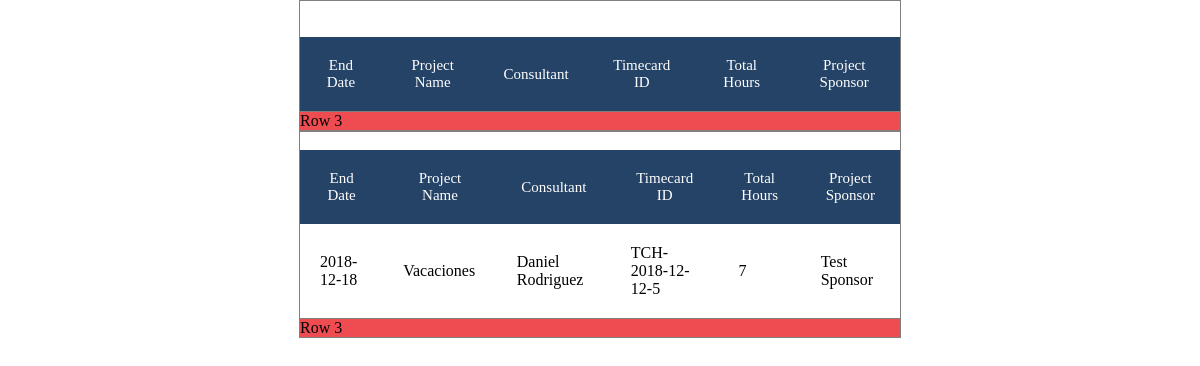
Page /Resources/WebResponses/Emails/MondayTimecards.php on the earlier database version.
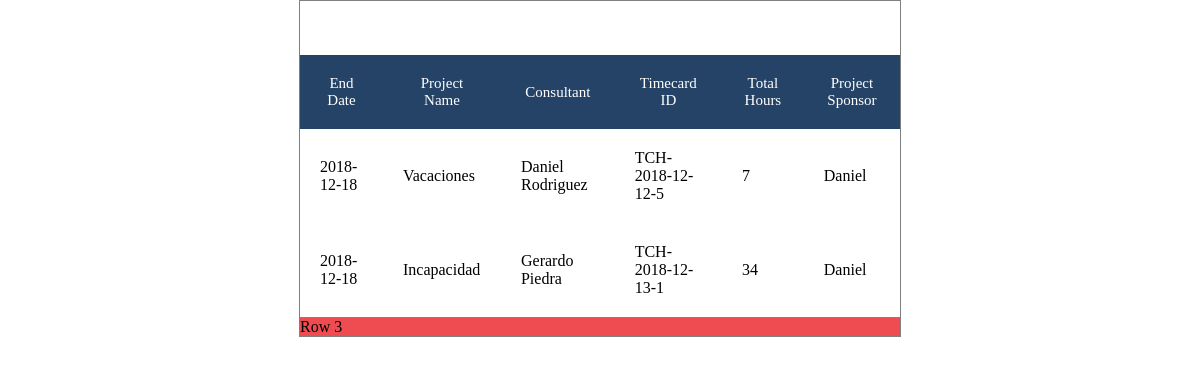
Same page on the later database version.
### tables this page shows
CREATE TABLE `sponsor` (
  `ID` int(11) NOT NULL,
  `Name` varchar(100) NOT NULL,
  `Email` varchar(70) NOT NULL,
  `Phone` varchar(20) NOT NULL,
  `ManagerID` int(11) NOT NULL
);

CREATE TABLE `lineas` (
  `ID` int(11) NOT NULL,
  `AssignmentID` int(11) NOT NULL,
  `ConsultorID` int(11) NOT NULL,
  `TimecardID` varchar(30) NOT NULL,
  `Mon` decimal(10,2) NOT NULL,
  `Tue` decimal(10,2) NOT NULL,
  `Wed` decimal(10,2) NOT NULL,
  `Thu` decimal(10,2) NOT NULL,
  `Fri` decimal(10,2) NOT NULL,
  `Sat` decimal(10,2) NOT NULL,
  `Sun` decimal(10,2) NOT NULL,
  `MonNote` text NOT NULL,
  `TueNote` text NOT NULL,
  `WedNote` text NOT NULL,
  `ThuNote` text NOT NULL,
  `FriNote` text NOT NULL,
  `SatNote` text NOT NULL,
  `SunNote` text NOT NULL,
  `Submitted` tinyint(4) NOT NULL,
  `StartingDay` timestamp NOT NULL DEFAULT CURRENT_TIMESTAMP,
  `CreatedDate` timestamp NOT NULL DEFAULT '0000-00-00 00:00:00',
  `SubmitDate` timestamp NOT NULL DEFAULT '0000-00-00 00:00:00',
  `LEditDate` timestamp NOT NULL DEFAULT '0000-00-00 00:00:00',
  `RejectedDate` timestamp NOT NULL DEFAULT '0000-00-00 00:00:00',
  `ApprovedDate` timestamp NOT NULL DEFAULT '0000-00-00 00:00:00',
  `Dailycount` int(11) NOT NULL,
  `SalesForceID` int(11) NOT NULL
);

CREATE TABLE `assignment` (
  `ID` int(11) NOT NULL,
  `Name` varchar(100) NOT NULL,
  `BR` decimal(10,2) NOT NULL,
  `PR` decimal(10,2) NOT NULL,
  `ProjectID` int(11) NOT NULL,
  `PO` int(11) NOT NULL,
  `ConsultorID` int(11) DEFAULT NULL,
  `StartDate` timestamp NOT NULL DEFAULT CURRENT_TIMESTAMP ON UPDATE CURRENT_TIMESTAMP,
  `EndDate` timestamp NOT NULL DEFAULT '0000-00-00 00:00:00',
  `Burden` decimal(10,2) NOT NULL,
  `Currency` tinyint(4) NOT NULL,
  `Status` tinyint(4) NOT NULL,
  `SalesForceID` int(11) NOT NULL
);

CREATE TABLE `consultors` (
  `ID` int(11) NOT NULL,
  `SN` varchar(15) NOT NULL,
  `Firstname` varchar(25) NOT NULL,
  `Lastname` varchar(25) NOT NULL,
  `Email` varchar(70) NOT NULL,
  `Phone` varchar(20) NOT NULL,
  `EmergencyPhone` varchar(50) NOT NULL,
  `ReportsTo` int(11) NOT NULL,
  `Title` varchar(100) NOT NULL,
  `Division` int(11) NOT NULL,
  `FunctionalArea` int(11) NOT NULL,
  `StartDate` timestamp NOT NULL DEFAULT CURRENT_TIMESTAMP ON UPDATE CURRENT_TIMESTAMP,
  `EndDate` timestamp NOT NULL DEFAULT '0000-00-00 00:00:00',
  `MailingAddress` varchar(120) NOT NULL,
  `MailingCity` int(100) NOT NULL,
  `MailingState` int(11) NOT NULL,
  `MailingCountry` int(11) NOT NULL,
  `ZipCode` varchar(20) NOT NULL,
  `NSS` varchar(30) NOT NULL,
  `RFC` varchar(30) NOT NULL,
  `Type` tinyint(4) NOT NULL,
  `Schedule` int(11) NOT NULL DEFAULT '0',
  `Hash` varchar(40) NOT NULL,
  `Status` tinyint(1) DEFAULT NULL,
  `LastLogin` timestamp NOT NULL DEFAULT CURRENT_TIMESTAMP ON UPDATE CURRENT_TIMESTAMP,
  `Logged` tinyint(4) NOT NULL DEFAULT '0',
  `SessionID` varchar(100) DEFAULT NULL,
  `SalesForceID` int(11) NOT NULL
);

### Resources/WebResponses/Emails/MondayTimecards.php (the view, shortened to what this page needs)
<?php
include('../connection.php');
$querySponsors =            $connection->query("SELECT * FROM sponsor");
$dias =                     array('Mon', 'Tue', 'Wed', 'Thu', 'Fri', 'Sat', 'Sun');
while($row = $querySponsors->fetch_array()){
    $domingo =                  "2018-12-18";
    $queryConsultors =          $connection->query("SELECT c.Firstname, c.Lastname, c.ID
                                                FROM consultors c
                                                WHERE c.ID IN (SELECT ConsultorID
                                                               FROM assignment
                                                               WHERE ProjectID IN (SELECT ID FROM project WHERE SponsorID = '".$row['ID']."')
                                                              )");
    if($queryConsultors -> num_rows != 0){
        echo "<!DOCTYPE html PUBLIC '-//W3C//DTD XHTML 1.0 Transitional//EN' 'http://www.w3.org/TR/xhtml1/DTD/xhtml1-transitional.dtd'>
                <html xmlns='http://www.w3.org/1999/xhtml'>
                <head>
                <meta http-equiv='Content-Type' content='text/html; charset=UTF-8' />
                <title>Demystifying Email Design</title>
                <meta name='viewport' content='width=device-width, initial-scale=1.0'/>
                </head>
                    <body style='margin: 0; padding: 0;'>
                        <table align='center' border='1' cellpadding='0' cellspacing='0' width='600' style='border-collapse: collapse;'>
                            <tr>
                                <td bgcolor='#ffffff'>
                                    <table cellpadding='20' cellspacing='0' width='600' style='border-collapse: collapse;'>
                                        <tr>
                                            <td bgcolor='#254366' style='color: white; text-align: center; font-size: 15px;' height='20'>
                                                End Date
                                            </td>
                                            <td bgcolor='#254366' style='color: white; text-align: center; font-size: 15px;' height='20'>
                                                Project Name
                                            </td>
                                            <td bgcolor='#254366' style='color: white; text-align: center; font-size: 15px;' height='20'>
                                                Consultant
                                            </td>
                                            <td bgcolor='#254366' style='color: white; text-align: center; font-size: 15px;' height='20'>
                                                Timecard ID
                                            </td>
                                            <td bgcolor='#254366' style='color: white; text-align: center; font-size: 15px;' height='20'>
                                                Total Hours
                                            </td>
                                            <td bgcolor='#254366' style='color: white; text-align: center; font-size: 15px;' height='20'>
                                                Project Sponsor
                                            </td>
                                        </tr>";
        while($Cons = $queryConsultors->fetch_array()){
            $queryCards =               $connection->query("SELECT *, DATE(DATE_ADD(StartingDay, INTERVAL 6 DAY)) as Ending, assignment.Name as aName
                                                            FROM lineas
                                                            LEFT JOIN assignment ON (lineas.AssignmentID = assignment.ID)
                                                            LEFT JOIN project ON (assignment.ProjectID = project.ID)
                                                            WHERE lineas.ConsultorID='".$Cons['ID']."'
                                                            AND DATE(DATE_ADD(StartingDay, INTERVAL 6 DAY)) = DATE('$domingo')");
            if($queryCards -> num_rows != 0){
                while($Cards = $queryCards -> fetch_array()){
                    $hours =                    0;
                    foreach($dias as $dia){
                        $hours +=   $Cards[$dia];
                    }
                    echo "<tr>
                        <td>".$Cards['Ending']."</td><td>".$Cards['aName']."</td><td>".$Cons['Firstname']." ".$Cons['Lastname']."</td><td>".$Cards['TimecardID']."</td><td>"."$hours</td><td>".$row['Name']."</td><tr>";
                }
            }else{
            }
            echo "<br>";
        }
        echo "</table>
                        </td>
                    </tr>
                    <tr>
                        <td bgcolor='#ee4c50'>
                         Row 3
                        </td>
                    </tr>
                </table>
            </body>
        </html>
           ";
    }else{
    }
}

Differences in the rows shown:
no longer on this page (row unchanged): sponsor: Name "Test Sponsor", lineas (Ending "2018-12-18", AssignmentID.Name "Vacaciones", ConsultorID.Firstname "Daniel", ConsultorID.Lastname "Rodriguez", TimecardID "TCH-2018-12-12-5", hours "7")
shown differently, row unchanged: sponsor: Name (not shown) → "Daniel"
changed consultors (number 1 of 2 on the later page): gains lineas (Ending "2018-12-18", AssignmentID.Name "Vacaciones", ConsultorID.Firstname "Daniel", ConsultorID.Lastname "Rodriguez", TimecardID "TCH-2018-12-12-5", hours "7", $row['Name'] "Daniel")
now on this page (row edited): lineas: Ending "2018-12-18", AssignmentID.Name "Incapacidad", ConsultorID.Firstname "Gerardo", ConsultorID.Lastname "Piedra", TimecardID "TCH-2018-12-13-1", hours "34", $row['Name'] "Daniel"
